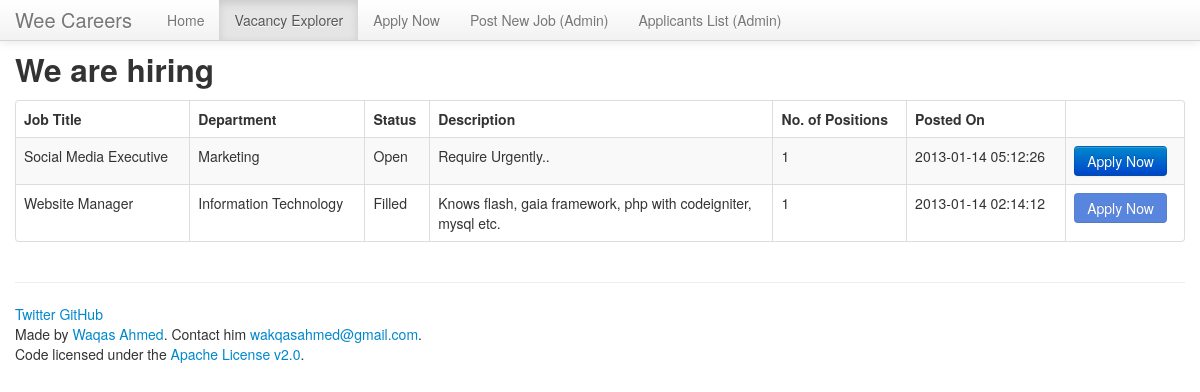
Screenshot of /careers/hiring with the database file from the repository.
### tables this page shows
CREATE TABLE IF NOT EXISTS `positions` (
  `ID` int(11) NOT NULL AUTO_INCREMENT,
  `department_id` int(11) DEFAULT NULL,
  `title` varchar(300) DEFAULT NULL,
  `status` char(3) DEFAULT NULL,
  `description` varchar(15000) DEFAULT NULL,
  `num_of_positions` int(11) DEFAULT NULL,
  `ip_address` varchar(150) DEFAULT NULL,
  `location` varchar(150) DEFAULT NULL,
  `posted_date` datetime DEFAULT NULL,
  PRIMARY KEY (`ID`)
);

CREATE TABLE IF NOT EXISTS `departments` (
  `ID` int(11) NOT NULL AUTO_INCREMENT,
  `title` varchar(150) DEFAULT NULL,
  `description` varchar(3000) DEFAULT NULL,
  PRIMARY KEY (`ID`)
);

### application/core/MY_Controller.php (called while the page is built, shortened)
<?php if ( ! defined('BASEPATH')) exit('No direct script access allowed');
class MY_Controller extends CI_Controller{
	protected $data = Array();
	protected $pageName = FALSE;
	protected $template = "main";
	protected $hasNav = TRUE;
	protected $javascript = array();
	protected $css = array();
	protected $fonts = array();
	protected $title = FALSE;
	protected $description = FALSE;
	protected $keywords = FALSE;
	protected $author = FALSE;
	function __construct()
	{
		$this->data["uri_segment_1"] = $this->uri->segment(1);
		$this->data["uri_segment_2"] = $this->uri->segment(2);
		$this->title = $this->config->item('site_title');
		$this->description = $this->config->item('site_description');
		$this->keywords = $this->config->item('site_keywords');
		$this->author = $this->config->item('site_author');
		$this->pageName = strToLower(get_class($this));
	}
	protected function _render($view,$renderData="FULLPAGE") {
        switch ($renderData) {
        case "FULLPAGE" :
        default         :
		$toTpl["javascript"] = $this->javascript;
		$toTpl["css"] = $this->css;
		$toTpl["fonts"] = $this->fonts;
		$toTpl["title"] = $this->title;
		$toTpl["description"] = $this->description;
		$toTpl["keywords"] = $this->keywords;
		$toTpl["author"] = $this->author;
		$toBody["content_body"] = $this->load->view($view,array_merge($this->data,$toTpl),true);
		if($this->hasNav){
			$this->load->helper("nav");
			$toMenu["pageName"] = $this->pageName;
			$toHeader["nav"] = $this->load->view("template/nav",$toMenu,true);
		}
		$toHeader["basejs"] = $this->load->view("template/basejs",$this->data,true);
		$toBody["header"] = $this->load->view("template/header_view",$toHeader,true);
		$toBody["footer"] = $this->load->view("template/footer_view",'',true);
		$toTpl["body"] = $this->load->view("template/".$this->template,$toBody,true);
		$this->load->view("template/skeleton",$toTpl);
		 break;
    }
	}
}

### application/controllers/careers.php (called while the page is built, shortened)
<?php if ( ! defined('BASEPATH')) exit('No direct script access allowed');
class Careers extends MY_Controller {
        public function hiring($renderData="")
        {
            $result = $this->Career_model->get_all_positions();
            $this->_render('pages/hiring_view', $renderData);
        }
}

### index.php (called while the page is built, shortened)
<?php
require_once BASEPATH.'core/CodeIgniter.php';

### application/models/career_model.php (called while the page is built, shortened)
<?php
Class Career_model extends CI_Model
{
    function get_all_positions()
    {
        $query = "SELECT p.ID, p.title, d.title AS 'dept_title', p.status, p.description, p.num_of_positions, p.posted_date FROM positions p LEFT JOIN departments d
                ON p.department_id = d.ID
                ORDER BY p.posted_date DESC;";
        return $this->db->query($query);
    }
}
?>

### application/helpers/nav_helper.php (called while the page is built)
<?php if ( ! defined('BASEPATH')) exit('No direct script access allowed');
function isActive($pageID,$linkID){
    if($pageID == $linkID){
        return "active";
    }
}
?>

### application/views/pages/hiring_view.php (the view)
<div class="container">
<h2>We are hiring</h2>
       <div id="body">
<table class="table table-bordered table-striped table-hover">
    <thead>
      <tr>
        <th>Job Title</th>
        <th>Department</th>
        <th>Status</th>
        <th>Description</th>
        <th>No. of Positions</th>
        <th>Posted On</th>
        <th></th>
      </tr>
    </thead>
    <tbody>
            <?php
             for($i=0; $i<$this->view_data['positions']->num_rows();$i++) { ?>
      <tr>
                    <td><?php echo $this->view_data['positions']->row($i)->title; ?></td>
                    <td><?php echo $this->view_data['positions']->row($i)->dept_title; ?></td>
                    <td><?php
                    if($this->view_data['positions']->row($i)->status == 'O')
                        {echo 'Open';}
                    else {echo 'Filled';}; ?></td>
                    <td style="max-width: 300px;"><?php echo $this->view_data['positions']->row($i)->description; ?></td>
                    <td><?php echo $this->view_data['positions']->row($i)->num_of_positions; ?></td>
                    <td><?php echo $this->view_data['positions']->row($i)->posted_date; ?></td>
                    <td>
                        <button class="btn btn-primary"
                            <?php if($this->view_data['positions']->row($i)->status == 'F') { echo 'disabled'; }?>
                            onclick="window.location='apply/<?php echo $this->view_data['positions']->row($i)->ID; ?>';">
                               Apply Now
                        </button>
                    </td>
		</tr>
                <?php } ?>
    </tbody>
  </table>
	</div></div>

### application/views/template/nav.php (shortened to what this page needs)
<a class="brand" href="http://www.wakqasahmed.com">Wee Careers</a>
<div class="nav-collapse collapse" id="main-menu">
 <ul class="nav" id="main-menu-left">
 <li class="<?php
 if (uri_string() != "")
     echo isActive(uri_string(),"careers");
 else
     echo isActive($pageName,"careers");
         ?>"><a href="<?php echo base_url()?>">Home</a></li>
 <li class="<?php echo isActive(uri_string(),"careers/hiring"); ?>"><a href="<?php echo base_url()?>careers/hiring">Vacancy Explorer</a></li>
 <li class="<?php echo isActive(uri_string(),"careers/apply"); ?>"><a href="<?php echo base_url()?>careers/apply">Apply Now</a></li>
 <li class="<?php echo isActive(uri_string(),"careers/post_job"); ?>"><a href="<?php echo base_url()?>careers/post_job">Post New Job (Admin)</a></li>
 <li class="<?php echo isActive(uri_string(),"careers/job_applications"); ?>"><a href="<?php echo base_url()?>careers/job_applications">Applicants List (Admin)</a></li>
</div>

### application/views/template/header_view.php
<header id="header" class="navbar navbar-fixed-top">
  <div class="navbar-inner">
    <div class="container">
     <?php echo $nav?>
    </div>
  </div>
</header>

### application/views/template/footer_view.php
<footer id="footer" class="container">
	<div class="row">
            <div class="span12">
<hr>
                <a href="https://twitter.com/wakqasahmed">Twitter</a>
                <a href="https://github.com/wakqasahmed/">GitHub</a>
                <br>
            Made by <a href="http://wakqasahmed.com">Waqas Ahmed</a>. Contact him <a href="mailto:wakqasahmed@gmail.com">wakqasahmed@gmail.com</a>.<br>
            Code licensed under the <a href="http://www.apache.org/licenses/LICENSE-2.0">Apache License v2.0</a>.<br>
            </div>
	</div>
</footer>

### application/views/template/main.php (shortened to what this page needs)
<?php echo $header ?>
<div id="main" role="main">
	<?php echo $content_body ?>
</div>
<?php echo $footer ?>

### application/views/template/skeleton.php (shortened to what this page needs)
<!doctype html>
 <html class="no-js">
<head>
<link rel="stylesheet" href="<?php echo base_url(CSS."font-awesome.min.css");?>">
<link rel="stylesheet" href="<?php echo base_url(CSS."font-awesome-ie7.min.css");?>">
<link rel="stylesheet" href="<?php echo base_url(CSS."style.css");?>">
<link rel="stylesheet" href="<?php echo base_url(CSS."global.css");?>">
</head>
<body>
	<?php echo $body ?>
</body>
</html>

### resources/css/global.css (style rules this page uses)
body { padding-top:40px; }

### rows the page displays
positions: title "Social Media Executive", department.title "Marketing", status "Open", description "Require Urgently..", num_of_positions "1", posted_date "2013-01-14 05:12:26"
positions: title "Website Manager", department.title "Information Technology", status "Filled", description "Knows flash, gaia framework, php with codeigniter, mysql etc.", num_of_positions "1", posted_date "2013-01-14 02:14:12"
